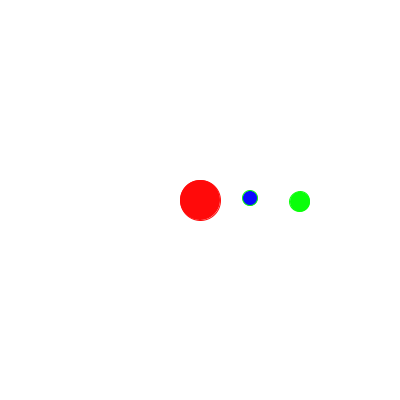
Frame 1 (no input)
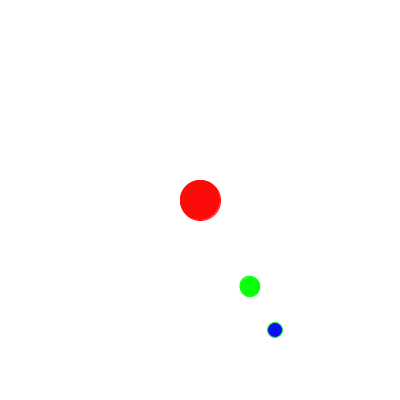
Frame 60 (the mouse pressed at the canvas centre just before this capture)
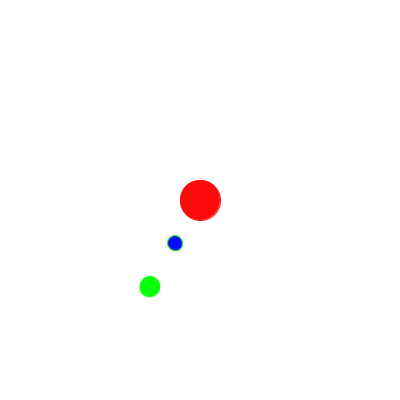
Frame 120 (the mouse held since frame 60 and released just before this capture)

The Processing sketch that drew these frames (run headless with seeded random() and noise(); from frame 60 on, the mouse is pressed at the canvas centre):

// Processing sketch: sketch_140606_19
// ── sketch_140606_19.pde
float theta;
float theta2;
  void setup(){
  size(400,400);
  smooth();
  theta = 0;
  theta2 = 180;
}
void draw(){

  background(255);
  translate( width/2 , height/2 );
  stroke(255,10,10);
  fill(255,10,10);
  ellipse(0,0,40,40);
  
  theta++;
  rotate(radians( theta ));
  translate( 100 ,0);
  stroke(10,255,10);
  fill(10,255,10);
  ellipse(0,0,20,20);
  
  theta2 += 3;
  rotate(radians(theta2));
  translate(50,0);
  fill(10,10,255);
  
  ellipse(0,0,15,15);
}
